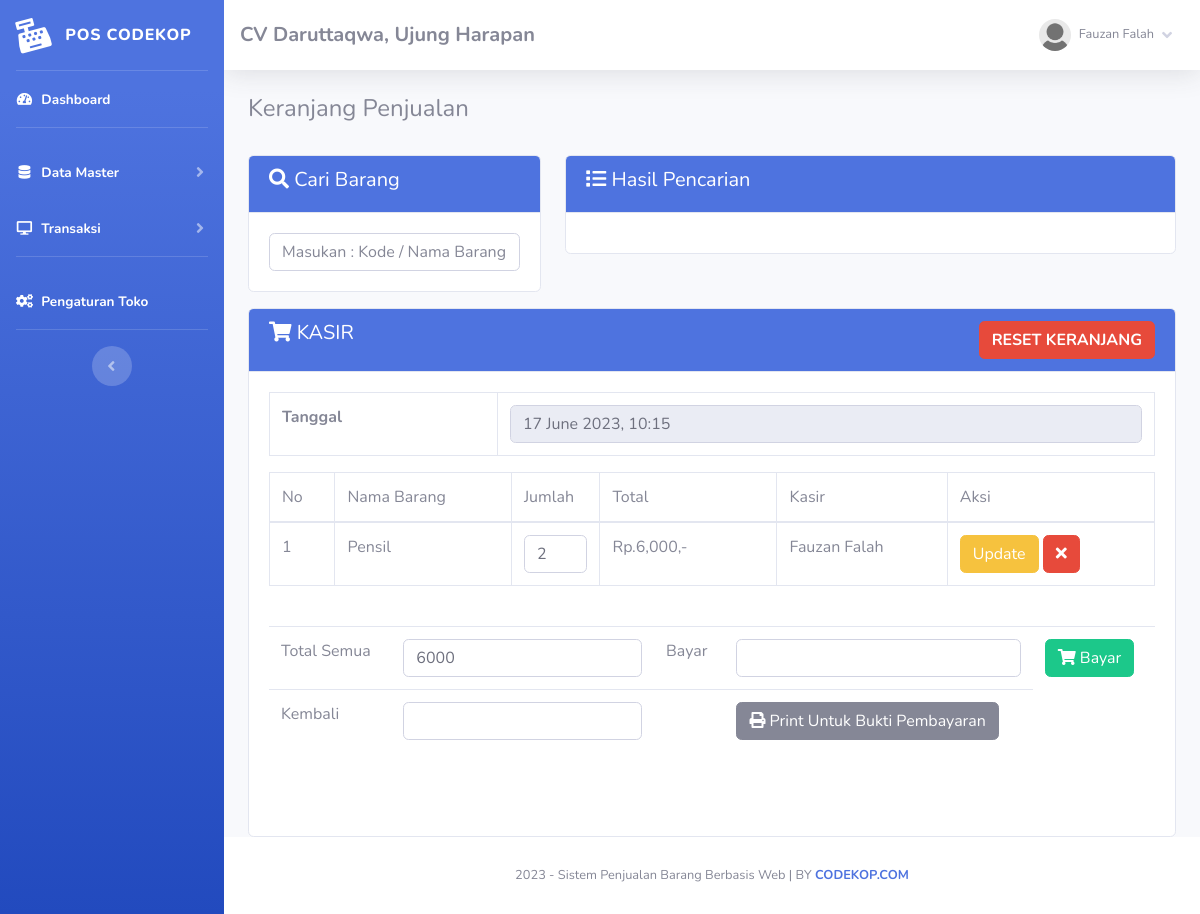
The app's page /index.php?page=jual (signed in), older data.
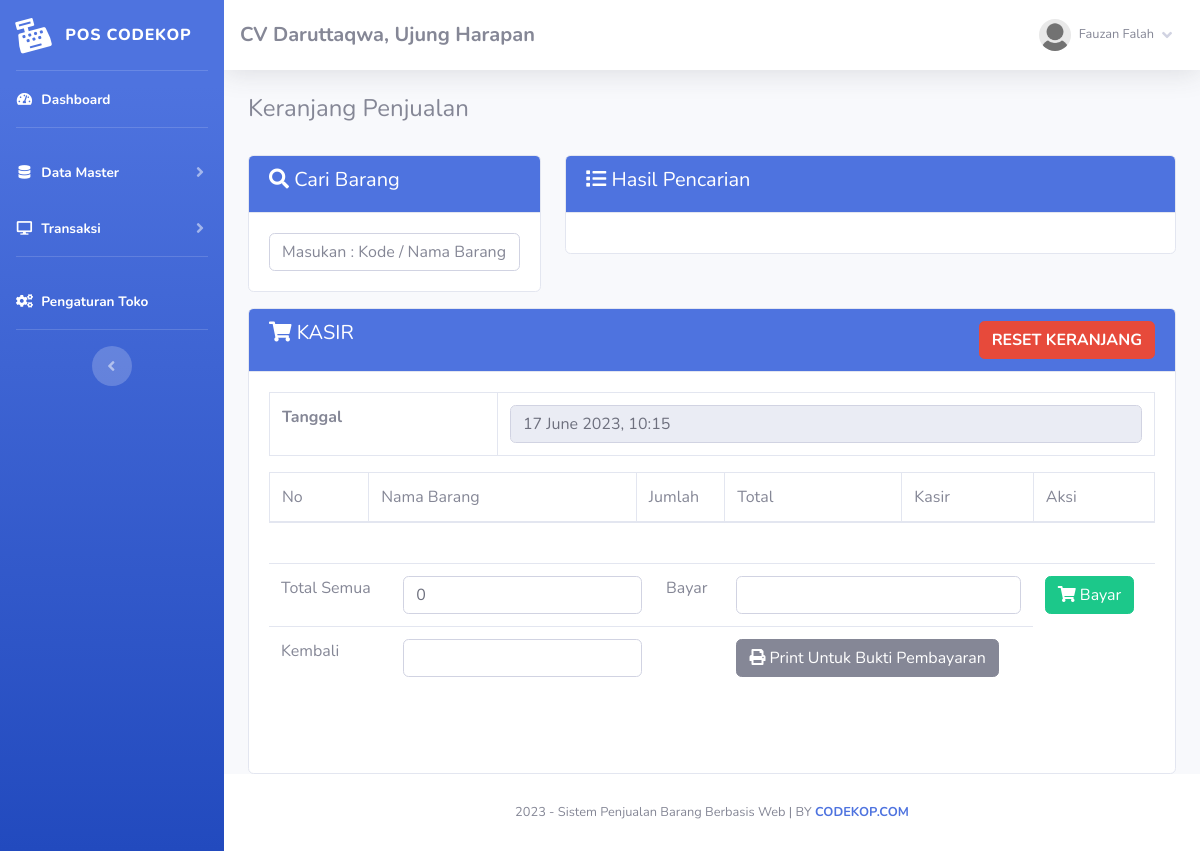
The same page, newer data.
### tables this page shows
CREATE TABLE `penjualan` (
  `id_penjualan` int(11) NOT NULL AUTO_INCREMENT,
  `id_barang` varchar(255) NOT NULL,
  `id_member` int(11) NOT NULL,
  `jumlah` varchar(255) NOT NULL,
  `total` varchar(255) NOT NULL,
  `tanggal_input` varchar(255) NOT NULL,
  PRIMARY KEY (`id_penjualan`)
);

CREATE TABLE `barang` (
  `id` int(11) NOT NULL AUTO_INCREMENT,
  `id_barang` varchar(255) NOT NULL,
  `id_kategori` int(11) NOT NULL,
  `nama_barang` text NOT NULL,
  `merk` varchar(255) NOT NULL,
  `harga_beli` varchar(255) NOT NULL,
  `harga_jual` varchar(255) NOT NULL,
  `satuan_barang` varchar(255) NOT NULL,
  `stok` text NOT NULL,
  `tgl_input` varchar(255) NOT NULL,
  `tgl_update` varchar(255) DEFAULT NULL,
  PRIMARY KEY (`id`)
);

CREATE TABLE `member` (
  `id_member` int(11) NOT NULL AUTO_INCREMENT,
  `nm_member` varchar(255) NOT NULL,
  `alamat_member` text NOT NULL,
  `telepon` varchar(255) NOT NULL,
  `email` varchar(255) NOT NULL,
  `gambar` text NOT NULL,
  `NIK` text NOT NULL,
  PRIMARY KEY (`id_member`)
);

### fungsi/view/view.php (called while the page is built, shortened)
<?php
class view
{
    protected $db;
    public function __construct($db)
    {
        $this->db = $db;
    }
    public function penjualan()
    {
        $sql ="SELECT penjualan.* , barang.id_barang, barang.nama_barang, member.id_member,
                member.nm_member from penjualan
                left join barang on barang.id_barang=penjualan.id_barang
                left join member on member.id_member=penjualan.id_member
                ORDER BY id_penjualan";
        $row = $this-> db -> prepare($sql);
        $row -> execute();
        $hasil = $row -> fetchAll();
        return $hasil;
    }
}

### admin/module/jual/index.php (the view, shortened to what this page needs)
<h4>Keranjang Penjualan</h4>
<br>
<div class="row">
	<div class="col-sm-4">
		<div class="card card-primary mb-3">
			<div class="card-header bg-primary text-white">
				<h5><i class="fa fa-search"></i> Cari Barang</h5>
			</div>
			<div class="card-body">
				<input type="text" id="cari" class="form-control" name="cari" placeholder="Masukan : Kode / Nama Barang  [ENTER]">
			</div>
		</div>
	</div>
	<div class="col-sm-8">
		<div class="card card-primary mb-3">
			<div class="card-header bg-primary text-white">
				<h5><i class="fa fa-list"></i> Hasil Pencarian</h5>
			</div>
			<div class="card-body">
			</div>
		</div>
	</div>
	<div class="col-sm-12">
		<div class="card card-primary">
			<div class="card-header bg-primary text-white">
				<h5><i class="fa fa-shopping-cart"></i> KASIR
				<a class="btn btn-danger float-right"
					onclick="javascript:return confirm('Apakah anda ingin reset keranjang ?');" href="fungsi/hapus/hapus.php?penjualan=jual">
					<b>RESET KERANJANG</b></a>
				</h5>
			</div>
			<div class="card-body">
				<div id="keranjang" class="table-responsive">
					<table class="table table-bordered">
						<tr>
							<td><b>Tanggal</b></td>
							<td><input type="text" readonly="readonly" class="form-control" value="<?php echo date("j F Y, G:i");?>" name="tgl"></td>
						</tr>
					</table>
					<table class="table table-bordered w-100" id="example1">
						<thead>
							<tr>
								<td> No</td>
								<td> Nama Barang</td>
								<td style="width:10%;"> Jumlah</td>
								<td style="width:20%;"> Total</td>
								<td> Kasir</td>
								<td> Aksi</td>
							</tr>
						</thead>
						<tbody>
							<?php $total_bayar=0; $no=1; $hasil_penjualan = $lihat -> penjualan();?>
							<?php foreach($hasil_penjualan  as $isi){?>
							<tr>
								<td><?php echo $no;?></td>
								<td><?php echo $isi['nama_barang'];?></td>
								<td>
									<form method="POST" action="fungsi/edit/edit.php?jual=jual">
											<input type="number" name="jumlah" value="<?php echo $isi['jumlah'];?>" class="form-control">
										</td>
										<td>Rp.<?php echo number_format($isi['total']);?>,-</td>
										<td><?php echo $isi['nm_member'];?></td>
										<td>
											<button type="submit" class="btn btn-warning">Update</button>
									<a href="fungsi/hapus/hapus.php?jual=jual&id=<?php echo $isi['id_penjualan'];?>&brg=<?php echo $isi['id_barang'];?>
										&jml=<?php echo $isi['jumlah']; ?>"  class="btn btn-danger"><i class="fa fa-times"></i>
									</a>
								</td>
							</tr>
							<?php $no++; $total_bayar += $isi['total'];}?>
						</tbody>
				</table>
				<br/>
				<div id="kasirnya">
					<table class="table table-stripped">
						<form method="POST" action="index.php?page=jual&nota=yes#kasirnya">
							<tr>
								<td>Total Semua  </td>
								<td><input type="text" class="form-control" name="total" value="<?php echo $total_bayar;?>"></td>
								<td>Bayar  </td>
								<td><input type="text" class="form-control" name="bayar" value="<?php echo $bayar;?>"></td>
								<td><button class="btn btn-success"><i class="fa fa-shopping-cart"></i> Bayar</button>
								<?php  if(!empty($_GET['nota'] == 'yes')) {?>
									<a class="btn btn-danger" href="fungsi/hapus/hapus.php?penjualan=jual">
									<b>RESET</b></a></td><?php }?></td>
							</tr>
						</form>
						<tr>
							<td>Kembali</td>
							<td><input type="text" class="form-control" value="<?php echo $hitung;?>"></td>
							<td></td>
							<td>
								<a href="print.php?nm_member=<?php echo $_SESSION['admin']['nm_member'];?>
								&bayar=<?php echo $bayar;?>&kembali=<?php echo $hitung;?>" target="_blank">
								<button class="btn btn-secondary">
									<i class="fa fa-print"></i> Print Untuk Bukti Pembayaran
								</button></a>
							</td>
						</tr>
					</table>
					<br/>
					<br/>
				</div>
			</div>
		</div>
	</div>
</div>

Row changes from the older to the newer data that the page shows:
removed penjualan: barang.nama_barang "Pensil", jumlah "2", total "6,000", id_member.nm_member "Fauzan Falah"
Text that changed along with them:
form field total: "6000" → "0"
